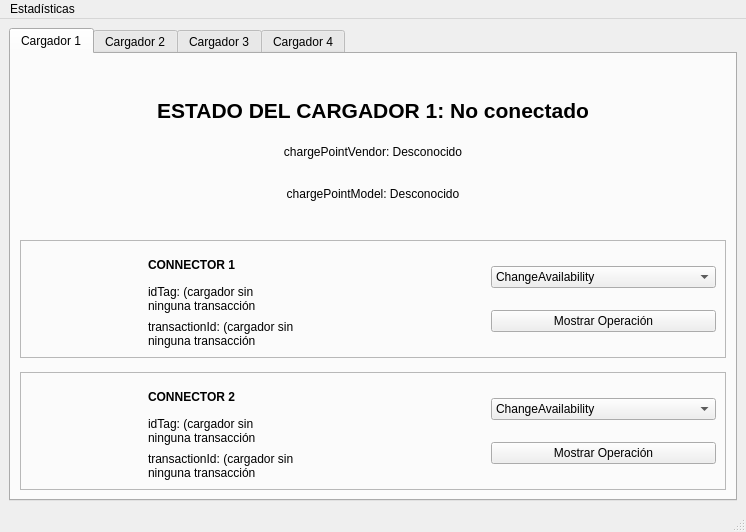
<?xml version="1.0" encoding="UTF-8"?>
<ui version="4.0">
 <class>MainWindow</class>
 <widget class="QMainWindow" name="MainWindow">
  <property name="geometry">
   <rect>
    <x>0</x>
    <y>0</y>
    <width>746</width>
    <height>532</height>
   </rect>
  </property>
  <property name="windowTitle">
   <string>OCPP_CS</string>
  </property>
  <widget class="QWidget" name="centralwidget">
   <layout class="QHBoxLayout" name="horizontalLayout">
    <item>
     <widget class="QTabWidget" name="tabWidget">
      <property name="currentIndex">
       <number>0</number>
      </property>
      <widget class="QWidget" name="Charger1">
       <attribute name="title">
        <string>Cargador 1</string>
       </attribute>
       <layout class="QVBoxLayout" name="verticalLayout_2">
        <item>
         <spacer name="verticalSpacer_2">
          <property name="orientation">
           <enum>Qt::Orientation::Vertical</enum>
          </property>
          <property name="sizeType">
           <enum>QSizePolicy::Policy::Fixed</enum>
          </property>
          <property name="sizeHint" stdset="0">
           <size>
            <width>20</width>
            <height>30</height>
           </size>
          </property>
         </spacer>
        </item>
        <item>
         <layout class="QVBoxLayout" name="verticalLayout">
          <item>
           <widget class="QLabel" name="label_estado_general">
            <property name="font">
             <font>
              <pointsize>16</pointsize>
              <bold>true</bold>
             </font>
            </property>
            <property name="layoutDirection">
             <enum>Qt::LayoutDirection::LeftToRight</enum>
            </property>
            <property name="text">
             <string>ESTADO DEL CARGADOR 1: No conectado</string>
            </property>
            <property name="textFormat">
             <enum>Qt::TextFormat::MarkdownText</enum>
            </property>
            <property name="alignment">
             <set>Qt::AlignmentFlag::AlignCenter</set>
            </property>
           </widget>
          </item>
          <item>
           <widget class="QLabel" name="label_vendor">
            <property name="text">
             <string>chargePointVendor: Desconocido</string>
            </property>
            <property name="alignment">
             <set>Qt::AlignmentFlag::AlignCenter</set>
            </property>
           </widget>
          </item>
          <item>
           <widget class="QLabel" name="label_model">
            <property name="baseSize">
             <size>
              <width>0</width>
              <height>0</height>
             </size>
            </property>
            <property name="text">
             <string>chargePointModel: Desconocido</string>
            </property>
            <property name="alignment">
             <set>Qt::AlignmentFlag::AlignCenter</set>
            </property>
           </widget>
          </item>
         </layout>
        </item>
        <item>
         <spacer name="verticalSpacer">
          <property name="orientation">
           <enum>Qt::Orientation::Vertical</enum>
          </property>
          <property name="sizeType">
           <enum>QSizePolicy::Policy::Fixed</enum>
          </property>
          <property name="sizeHint" stdset="0">
           <size>
            <width>20</width>
            <height>23</height>
           </size>
          </property>
         </spacer>
        </item>
        <item>
         <widget class="QFrame" name="frame_connector1">
          <property name="frameShape">
           <enum>QFrame::Shape::StyledPanel</enum>
          </property>
          <property name="frameShadow">
           <enum>QFrame::Shadow::Raised</enum>
          </property>
          <layout class="QHBoxLayout" name="horizontalLayout_2" stretch="1,3,2">
           <item>
            <widget class="QLabel" name="label_img_conector1">
             <property name="text">
              <string/>
             </property>
            </widget>
           </item>
           <item>
            <layout class="QVBoxLayout" name="verticalLayout_3">
             <item>
              <widget class="QLabel" name="label_2">
               <property name="font">
                <font>
                 <bold>true</bold>
                </font>
               </property>
               <property name="text">
                <string>CONNECTOR 1</string>
               </property>
              </widget>
             </item>
             <item>
              <widget class="QLabel" name="label_idTag1">
               <property name="text">
                <string>idTag: (cargador sin 
ninguna transacción</string>
               </property>
              </widget>
             </item>
             <item>
              <widget class="QLabel" name="label_transactionId1">
               <property name="text">
                <string>transactionId: (cargador sin 
ninguna transacción</string>
               </property>
              </widget>
             </item>
            </layout>
           </item>
           <item>
            <layout class="QVBoxLayout" name="verticalLayout_4">
             <item>
              <widget class="QComboBox" name="operaciones1">
               <item>
                <property name="text">
                 <string>ChangeAvailability</string>
                </property>
               </item>
               <item>
                <property name="text">
                 <string>ClearCache</string>
                </property>
               </item>
               <item>
                <property name="text">
                 <string>DataTransfer</string>
                </property>
               </item>
               <item>
                <property name="text">
                 <string>GetConfiguration</string>
                </property>
               </item>
               <item>
                <property name="text">
                 <string>RemoteStartTransaction</string>
                </property>
               </item>
               <item>
                <property name="text">
                 <string>RemoteStopTransaction</string>
                </property>
               </item>
               <item>
                <property name="text">
                 <string>Reset</string>
                </property>
               </item>
               <item>
                <property name="text">
                 <string>UnlockConnector</string>
                </property>
               </item>
              </widget>
             </item>
             <item>
              <widget class="QPushButton" name="mostrar_operacion1">
               <property name="text">
                <string>Mostrar Operación</string>
               </property>
              </widget>
             </item>
            </layout>
           </item>
          </layout>
         </widget>
        </item>
        <item>
         <spacer name="verticalSpacer_3">
          <property name="orientation">
           <enum>Qt::Orientation::Vertical</enum>
          </property>
          <property name="sizeType">
           <enum>QSizePolicy::Policy::Fixed</enum>
          </property>
          <property name="sizeHint" stdset="0">
           <size>
            <width>20</width>
            <height>8</height>
           </size>
          </property>
         </spacer>
        </item>
        <item>
         <widget class="QFrame" name="frame_connector2">
          <property name="frameShape">
           <enum>QFrame::Shape::StyledPanel</enum>
          </property>
          <property name="frameShadow">
           <enum>QFrame::Shadow::Raised</enum>
          </property>
          <layout class="QHBoxLayout" name="horizontalLayout_3" stretch="1,3,2">
           <item>
            <widget class="QLabel" name="label_img_conector2">
             <property name="text">
              <string/>
             </property>
            </widget>
           </item>
           <item>
            <layout class="QVBoxLayout" name="verticalLayout_5">
             <item>
              <widget class="QLabel" name="label_7">
               <property name="font">
                <font>
                 <bold>true</bold>
                </font>
               </property>
               <property name="text">
                <string>CONNECTOR 2</string>
               </property>
              </widget>
             </item>
             <item>
              <widget class="QLabel" name="label_idTag2">
               <property name="text">
                <string>idTag: (cargador sin 
ninguna transacción</string>
               </property>
              </widget>
             </item>
             <item>
              <widget class="QLabel" name="label_transactionId2">
               <property name="text">
                <string>transactionId: (cargador sin 
ninguna transacción</string>
               </property>
              </widget>
             </item>
            </layout>
           </item>
           <item>
            <layout class="QVBoxLayout" name="verticalLayout_6">
             <item>
              <widget class="QComboBox" name="operaciones2">
               <item>
                <property name="text">
                 <string>ChangeAvailability</string>
                </property>
               </item>
               <item>
                <property name="text">
                 <string>ClearCache</string>
                </property>
               </item>
               <item>
                <property name="text">
                 <string>DataTransfer</string>
                </property>
               </item>
               <item>
                <property name="text">
                 <string>GetConfiguration</string>
                </property>
               </item>
               <item>
                <property name="text">
                 <string>RemoteStartTransaction</string>
                </property>
               </item>
               <item>
                <property name="text">
                 <string>RemoteStopTransaction</string>
                </property>
               </item>
               <item>
                <property name="text">
                 <string>Reset</string>
                </property>
               </item>
               <item>
                <property name="text">
                 <string>UnlockConnector</string>
                </property>
               </item>
              </widget>
             </item>
             <item>
              <widget class="QPushButton" name="mostrar_operacion2">
               <property name="text">
                <string>Mostrar Operación</string>
               </property>
              </widget>
             </item>
            </layout>
           </item>
          </layout>
         </widget>
        </item>
       </layout>
      </widget>
      <widget class="QWidget" name="Charger2">
       <attribute name="title">
        <string>Cargador 2</string>
       </attribute>
      </widget>
      <widget class="QWidget" name="Charger3">
       <attribute name="title">
        <string>Cargador 3</string>
       </attribute>
      </widget>
      <widget class="QWidget" name="Charger4">
       <attribute name="title">
        <string>Cargador 4</string>
       </attribute>
      </widget>
     </widget>
    </item>
   </layout>
  </widget>
  <widget class="QMenuBar" name="menubar">
   <property name="geometry">
    <rect>
     <x>0</x>
     <y>0</y>
     <width>746</width>
     <height>22</height>
    </rect>
   </property>
   <widget class="QMenu" name="menuEstadisticas">
    <property name="title">
     <string>Estadísticas</string>
    </property>
    <addaction name="actionEstadisticas"/>
   </widget>
   <addaction name="menuEstadisticas"/>
  </widget>
  <widget class="QStatusBar" name="statusbar"/>
  <action name="actionEstadisticas">
   <property name="text">
    <string>Ver Estadísticas</string>
   </property>
  </action>
 </widget>
 <resources/>
 <connections/>
</ui>
